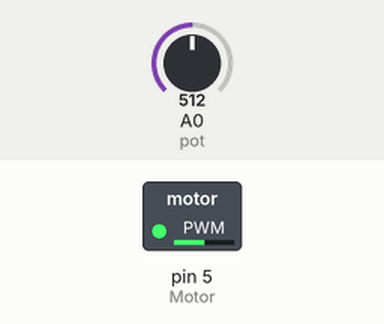
A sketch run on a simulated Arduino Uno, built with avr-gcc and run on an emulated ATmega328P. Shown: switched loads named in the sketch (green lamp = pin HIGH). Inputs (shaded band) come from the test bench; at power-on: A0 (pot) = 512.

Above: at 1.2 s.
1.3 s: A0 (pot) set to 716
At 2.5 s:
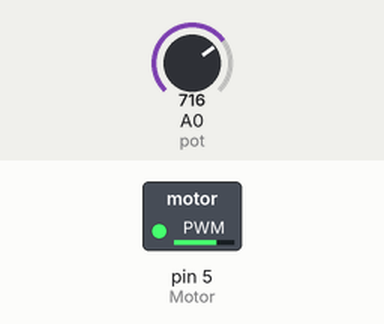
2.8 s: A0 (pot) set to 900
At 3.7 s:
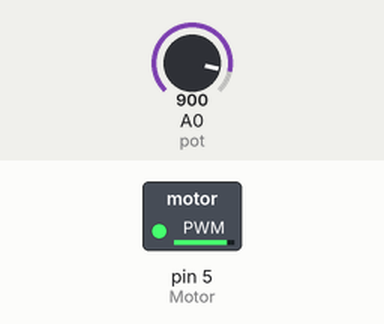
4.3 s: A0 (pot) set to 122
At 4.8 s:
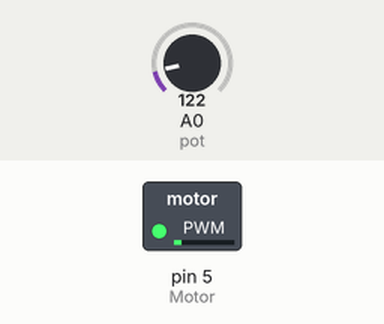
5.8 s: A0 (pot) set to 0
At 7.2 s:
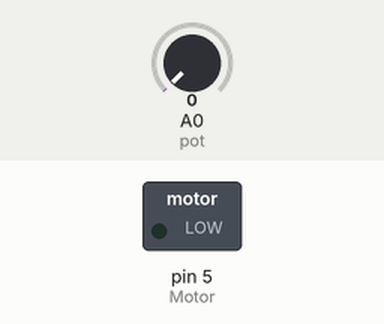
Timing chart, 0 to 8.3 s (numbered marks = the images above; inputs shaded):
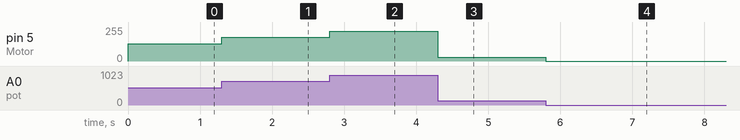

The sketch:

13.PWM_Velocidad_motor.ino
```cpp
const int pot=A0;
#define Motor 5

void setup() {
  pinMode(Motor, OUTPUT);
}

void loop() {
  analogRead(pot);
  analogWrite(Motor, analogRead(pot)/4);
}
//analogWrite(pwma, 255);
/*

//ROBOT_SUMO 3KG
//CORPORACION UNIVERSITARIA AUTONOMA DEL CAUCA

#include <LiquidCrystal_I2C.h>
#include <Wire.h>

LiquidCrystal_I2C lcd(0x3f,16,2); // Constructor for LCD, (Address of LCD, NoOfColumns,NoOfRows)

#define pwma 3//izquierdo
#define pwmb 5//derecho
#define a1   2
#define a2   4
#define b1   6
#define b2   7
#define led 53 //conteo segundos reglamentarios

const int Trigger = 22;   //Pin digital 2 para el Trigger del sensor    ---> derecho
const int Echo = 24;   //Pin digital 3 para el Echo del sensor
const int Trigger_1 = 28;   //Pin digital 2 para el Trigger del sensor  ---> izquierdo
const int Echo_1 = 30;   //Pin digital 3 para el Echo del sensor
const int Trigger_2 = 34;   //Pin digital 2 para el Trigger del sensor  ---> adelante 1
const int Echo_2 = 36;   //Pin digital 3 para el Echo del sensor
const int Trigger_3 = 43;   //Pin digital 2 para el Trigger del sensor  ---> adelante 2
const int Echo_3 = 45;   //Pin digital 3 para el Echo del sensor

int busquedad = 0;
void setup() {
  Serial.begin(9600);//iniciailzamos la comunicación
   lcd.init();             // initialize the lcd
   lcd.backlight();         // backlight of lcd
   lcd.clear();
  pinMode(a1, OUTPUT);
  pinMode(a2, OUTPUT);
  pinMode(pwma, OUTPUT);
  pinMode(b1, OUTPUT);
  pinMode(b2, OUTPUT);
  pinMode(pwmb, OUTPUT);

  pinMode(Trigger, OUTPUT); //pin como salida
  pinMode(Echo, INPUT);  //pin como entrada
  digitalWrite(Trigger, LOW);//Inicializamos el pin con 0

  pinMode(Trigger_1, OUTPUT); //pin como salida
  pinMode(Echo_1, INPUT);  //pin como entrada
  digitalWrite(Trigger_1, LOW);//Inicializamos el pin con 0

   pinMode(Trigger_2, OUTPUT); //pin como salida
  pinMode(Echo_2, INPUT);  //pin como entrada
  digitalWrite(Trigger_2, LOW);//Inicializamos el pin con 0

   pinMode(Trigger_3, OUTPUT); //pin como salida
  pinMode(Echo_3, INPUT);  //pin como entrada
  digitalWrite(Trigger_3, LOW);//Inicializamos el pin con 0

  pinMode(8, INPUT);//sensores de linea en pines digitales con funcion booleana
  pinMode(9, INPUT);
  pinMode(10, INPUT);
  pinMode(11, INPUT);

  pinMode(led, OUTPUT); //led indicador tiempo reglamentario de 5 segundos

//  analogWrite(pwma, 150); //velocidad de motores
//  analogWrite(pwmb, 150);
   tiempo();
}

void loop(){
  boolean adelante_izq = digitalRead(9); //Sensores de piso
  boolean adelante_der = digitalRead(10);
  boolean atras_izq = digitalRead(11);
  boolean atras_der = digitalRead(12);

  long t; //timepo que demora en llegar el eco
  long d; //distancia en centimetros
  long t_1; //timepo que demora en llegar el eco
  long d_1; //distancia en centimetros
  long t_2; //timepo que demora en llegar el eco
  long d_2; //distancia en centimetros
  long t_3; //timepo que demora en llegar el eco
  long d_3; //distancia en centimetros

  if(adelante_izq == LOW)
{
          lcd.clear();
          lcd.setCursor(0,1);
          lcd.print("adelante_izq");
          delay(60);
  Serial.println("adelante_izq");
         parar();
         delay(60);
         back();
         delay(400);
         right();
        // delay(800);
}
else if(adelante_der == LOW)
{
          lcd.clear();
          lcd.setCursor(0,1);
          lcd.print("adelante_der");
          delay(60);
  Serial.println("adelante_der");
         parar();
         delay(60);
         back();
         delay(400);
         left();
}
else if(atras_izq == LOW)
{
          lcd.clear();
          lcd.setCursor(0,1);
          lcd.print("atras_izq");
          delay(60);
  Serial.println("atras_izq");
         parar();
         delay(60);
         forward();
         delay(400);
         right();
}
else if(atras_der == LOW)
{
          lcd.clear();
          lcd.setCursor(0,1);
          lcd.print("atras_der");
          delay(60);
  Serial.println("atras_der");
         parar();
         delay(60);
         forward();
         delay(400);
         left();
}
else{
  digitalWrite(Trigger, LOW);
  delayMicroseconds(2);
  digitalWrite(Trigger, HIGH);
  delayMicroseconds(10);          //Enviamos un pulso de 10us
  digitalWrite(Trigger, LOW);
  t = pulseIn(Echo, HIGH); //obtenemos el ancho del pulso
  d = t/59;             //escalamos el tiempo a una distancia en cm

  digitalWrite(Trigger_1, LOW);
  delayMicroseconds(2);
  digitalWrite(Trigger_1, HIGH);
  delayMicroseconds(10);          //Enviamos un pulso de 10us
  digitalWrite(Trigger_1, LOW);
  t_1 = pulseIn(Echo_1, HIGH); //obtenemos el ancho del pulso
  d_1 = t_1/59;

  digitalWrite(Trigger_2, LOW);
  delayMicroseconds(2);
  digitalWrite(Trigger_2, HIGH);
  delayMicroseconds(10);          //Enviamos un pulso de 10us
  digitalWrite(Trigger_2, LOW);
  t_2 = pulseIn(Echo_2, HIGH); //obtenemos el ancho del pulso
  d_2 = t_2/59;

  digitalWrite(Trigger_3, LOW);
  delayMicroseconds(2);
  digitalWrite(Trigger_3, HIGH);
  delayMicroseconds(10);          //Enviamos un pulso de 10us
  digitalWrite(Trigger_3, LOW);
  t_3 = pulseIn(Echo_3, HIGH); //obtenemos el ancho del pulso
  d_3 = t_3/59;

  if(d < 10)
  {
          lcd.clear();
          lcd.setCursor(0,1);
          lcd.print("DERECHA");
          delay(60);
  Serial.println("DERECHA");
         right();
         delay(500);
  }
  else if(d_1 < 10)
  {
          lcd.clear();
          lcd.setCursor(0,1);
          lcd.print("IZQUIERDA");
          delay(60);
    Serial.println("IZQUIERDA");
          left();
          delay(500);
  }
   else if(d_2 < 10 || d_3 < 10)
  {
          lcd.clear();
          lcd.setCursor(0,1);
          lcd.print("ADELANTE");
          delay(60);
    Serial.println("ADELANTE");
         forward();
         delay(500);
  }

  else{
         if (busquedad < 15) { // Avanza 15 ciclos (alrededor de 20 ciclos en un segundo)
          lcd.clear();
          lcd.setCursor(0,1);
          lcd.print("search right");
          delay(60);
        Serial.println("busqueda a la derecha");
          right();
          delay(500);
      }
      else if (busquedad <= 20) { // Girar a la derecha 5 ciclos
          lcd.clear();
          lcd.setCursor(0,1);
          lcd.print("search forward");
          delay(60);
        Serial.println("busqueda hacia adelante");
          forward();
          delay(500);
      }
      if (busquedad < 20) {
        busquedad += 1;
      }
      else if (busquedad == 20) {
        busquedad = 0;
      }
  }
 }
 delay(50);// Esto + el tiempo que lleva lo anterior es un ciclo.
}

 ////10 atras_izq, 11 atras_der, 8 adelante_izq, 9 adelante_der


void forward()
{
  digitalWrite(a1,LOW);  //adelante
  digitalWrite(a2,HIGH);
  analogWrite(pwma, 255);
  digitalWrite(b1,HIGH);
  digitalWrite(b2,LOW);
  analogWrite(pwmb, 255);
}

void back()
{
  digitalWrite(a1,HIGH);  //atras
  digitalWrite(a2,LOW);
   analogWrite(pwma, 255);
  digitalWrite(b1,LOW);
  digitalWrite(b2,HIGH);
   analogWrite(pwmb, 255);
}

void left()
{
  digitalWrite(a1, HIGH);  //izquierda
  digitalWrite(a2, LOW);
   analogWrite(pwma, 120);
  digitalWrite(b1, HIGH);
  digitalWrite(b2, LOW);
   analogWrite(pwmb, 120);
}

void right()
{
  digitalWrite(a1, LOW);  //derecha
  digitalWrite(a2, HIGH);
   analogWrite(pwma, 120);
  digitalWrite(b1, LOW);
  digitalWrite(b2, HIGH);
   analogWrite(pwmb, 120);
}

void parar()
{
  digitalWrite(a1, LOW);  //pare
  digitalWrite(a2, LOW);
  digitalWrite(b1, LOW);
  digitalWrite(b2, LOW);
}

void tiempo()    //funcion para tiempo reglamentario
{
  digitalWrite(led, HIGH);
  delay(500);
  digitalWrite(led, LOW);
  delay(500);
  digitalWrite(led, HIGH);
  delay(500);
  digitalWrite(led, LOW);
  delay(500);
  digitalWrite(led, HIGH);
  delay(500);
  digitalWrite(led, LOW);
  delay(500);
  digitalWrite(led, HIGH);
  delay(500);
  digitalWrite(led, LOW);
  delay(500);
  digitalWrite(led, HIGH);
  delay(500);
  digitalWrite(led, LOW);
  delay(500);
}

*/
```

Measured:
- after the input at 1.3 s, pin 5 (Motor): 128/255 → 179/255 at once
- after the input at 2.8 s, pin 5 (Motor): 179/255 → 225/255 at once
- after the input at 4.3 s, pin 5 (Motor): 225/255 → 30/255 at once
- after the input at 5.8 s, pin 5 (Motor): 30/255 → 0/255 at once
